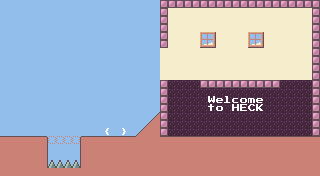

A level layout from a 2D game, rendered from its tile map. Below: a short description, then the map file with tile-grid data replaced by summaries:
An orthogonal 40x22 tile map with 8x8 px tiles, 3 tile layers (Background, Text, Player), 3 tilesets and 30 objects.

<map version="1.8" tiledversion="1.8.0" orientation="orthogonal" renderorder="right-down" width="40" height="22" tilewidth="8" tileheight="8" infinite="0" nextlayerid="5" nextobjectid="31">
 <tileset firstgid="1" source="../../pastel.tsx" />
 <tileset firstgid="257" source="../../purple.tsx" />
 <tileset firstgid="513" source="../../8bitfont.tsx" />
 <layer id="1" name="Background" width="40" height="22">
  <data>[880 cells, 880 non-empty, 7 distinct tile ids]</data>
 </layer>
 <layer id="4" name="Text" width="40" height="22">
  <data>[880 cells, 15 non-empty, 13 distinct tile ids]</data>
 </layer>
 <layer id="2" name="Player" width="40" height="22">
  <properties>
   <property name="player" type="bool" value="true" />
  </properties>
  <data>[880 cells, 256 non-empty, 10 distinct tile ids]</data>
 </layer>
 <objectgroup id="3" name="Object">
  <object id="1" gid="193" x="128" y="88" width="8" height="8" />
  <object id="2" gid="193" x="136" y="88" width="8" height="8" />
  <object id="3" gid="193" x="144" y="88" width="8" height="8" />
  <object id="4" gid="193" x="152" y="88" width="8" height="8" />
  <object id="5" gid="193" x="168" y="88" width="8" height="8" />
  <object id="6" gid="193" x="176" y="88" width="8" height="8" />
  <object id="7" gid="193" x="184" y="88" width="8" height="8" />
  <object id="8" gid="193" x="192" y="88" width="8" height="8" />
  <object id="9" gid="177" x="296" y="120" width="8" height="8" />
  <object id="10" gid="194" x="280" y="112" width="8" height="8" />
  <object id="11" gid="194" x="288" y="112" width="8" height="8" />
  <object id="12" gid="194" x="296" y="112" width="8" height="8" />
  <object id="13" gid="194" x="304" y="112" width="8" height="8" />
  <object id="14" gid="194" x="304" y="88" width="8" height="8" />
  <object id="15" gid="194" x="296" y="88" width="8" height="8" />
  <object id="16" gid="194" x="288" y="88" width="8" height="8" />
  <object id="17" gid="194" x="280" y="88" width="8" height="8" />
  <object id="18" gid="209" x="112" y="136" width="8" height="8" />
  <object id="19" gid="241" x="280" y="56" width="8" height="8" />
  <object id="20" gid="203" x="232" y="136" width="8" height="8" />
  <object id="21" gid="171" x="176" y="136" width="8" height="8" />
  <object id="22" gid="172" x="184" y="136" width="8" height="8" />
  <object id="23" gid="172" x="192" y="136" width="8" height="8" />
  <object id="24" gid="172" x="200" y="136" width="8" height="8" />
  <object id="25" gid="187" x="208" y="136" width="8" height="8" />
  <object id="26" gid="427" x="256" y="136" width="8" height="8" />
  <object id="27" gid="428" x="264" y="136" width="8" height="8" />
  <object id="28" gid="428" x="272" y="136" width="8" height="8" />
  <object id="29" gid="428" x="280" y="136" width="8" height="8" />
  <object id="30" gid="443" x="288" y="136" width="8" height="8" />
 </objectgroup>
</map>
